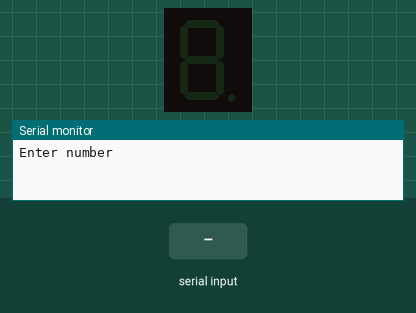
This sketch was run on a simulated Arduino Uno, built with avr-gcc and run on an emulated ATmega328P. On the bench: 1-digit seven-segment display, the last lines printed to the serial monitor. Wiring (inferred from the names in the program): 1-digit 7-segment display, segments lit when HIGH: segments pin 2, pin 3, pin 4, pin 5, pin 6, pin 7, pin 8, pin 9. Inputs (shaded band) come from the test bench. The segment pins are drawn as the display they are named for.

Above: at 1.2 s.
1.3 s: "90,45\n" received over Serial
At 3.7 s:
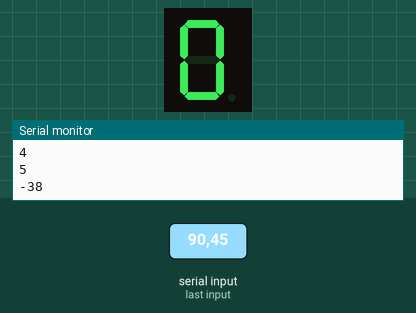
At 5.0 s:
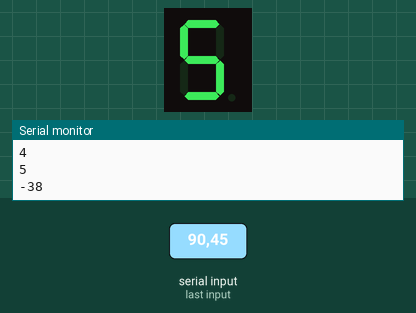
Timing chart, 0 to 6.5 s (numbered marks = the images above; inputs shaded):
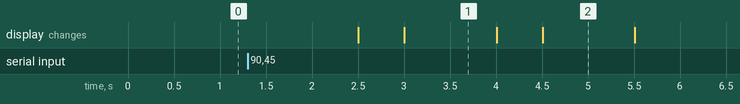

The sketch:

cascading_master.ino
```cpp
#define A  2
#define B  3
#define C  4
#define D  5
#define E  6
#define F  7
#define G  8
#define DP  9
#include <SoftwareSerial.h>
SoftwareSerial mySerial(11, 10); // RX, TX

void setup() {
  Serial.begin(9600);
  while (!Serial) { }
  Serial.println("Enter number");
  mySerial.begin(9600);
  pinMode(A, OUTPUT);
  pinMode(B, OUTPUT);
  pinMode(C, OUTPUT);
  pinMode(D, OUTPUT);
  pinMode(E, OUTPUT);
  pinMode(F, OUTPUT);
  pinMode(G, OUTPUT);
  pinMode(DP, OUTPUT);
}

void led_on(int number){
  if (number == 0){
    digitalWrite(A, HIGH);
    digitalWrite(B, HIGH);
    digitalWrite(C, HIGH);
    digitalWrite(D, HIGH);
    digitalWrite(E, HIGH);
    digitalWrite(F, HIGH);
    digitalWrite(G, LOW);
    digitalWrite(DP, LOW);
  }else if(number == 1){
    digitalWrite(A, LOW);
    digitalWrite(B, HIGH);
    digitalWrite(C, HIGH);
    digitalWrite(D, LOW);
    digitalWrite(E, LOW);
    digitalWrite(F, LOW);
    digitalWrite(G, LOW);
    digitalWrite(DP, LOW);
  }else if(number == 2){
    digitalWrite(A, HIGH);
    digitalWrite(B, HIGH);
    digitalWrite(C, LOW);
    digitalWrite(D, HIGH);
    digitalWrite(E, HIGH);
    digitalWrite(F, LOW);
    digitalWrite(G, HIGH);
    digitalWrite(DP, LOW);
  }else if(number == 3){
    digitalWrite(A, HIGH);
    digitalWrite(B, HIGH);
    digitalWrite(C, HIGH);
    digitalWrite(D, HIGH);
    digitalWrite(E, LOW);
    digitalWrite(F, LOW);
    digitalWrite(G, HIGH);
    digitalWrite(DP, LOW);
  }else if(number == 4){
    digitalWrite(A, LOW);
    digitalWrite(B, HIGH);
    digitalWrite(C, HIGH);
    digitalWrite(D, LOW);
    digitalWrite(E, LOW);
    digitalWrite(F, HIGH);
    digitalWrite(G, HIGH);
    digitalWrite(DP, LOW);
  }else if(number == 5){
    digitalWrite(A, HIGH);
    digitalWrite(B, LOW);
    digitalWrite(C, HIGH);
    digitalWrite(D, HIGH);
    digitalWrite(E, LOW);
    digitalWrite(F, HIGH);
    digitalWrite(G, HIGH);
    digitalWrite(DP, LOW);
  }else if(number == 6){
    digitalWrite(A, HIGH);
    digitalWrite(B, LOW);
    digitalWrite(C, HIGH);
    digitalWrite(D, HIGH);
    digitalWrite(E, HIGH);
    digitalWrite(F, HIGH);
    digitalWrite(G, HIGH);
    digitalWrite(DP, HIGH);
  }else if(number == 7){
    digitalWrite(A, HIGH);
    digitalWrite(B, HIGH);
    digitalWrite(C, HIGH);
    digitalWrite(D, LOW);
    digitalWrite(E, LOW);
    digitalWrite(F, LOW);
    digitalWrite(G, LOW);
    digitalWrite(DP, LOW);
  }else if(number == 8){
    digitalWrite(A, HIGH);
    digitalWrite(B, HIGH);
    digitalWrite(C, HIGH);
    digitalWrite(D, HIGH);
    digitalWrite(E, HIGH);
    digitalWrite(F, HIGH);
    digitalWrite(G, HIGH);
    digitalWrite(DP, LOW);
  }else if(number == 9){
    digitalWrite(A, HIGH);
    digitalWrite(B, HIGH);
    digitalWrite(C, HIGH);
    digitalWrite(D, HIGH);
    digitalWrite(E, LOW);
    digitalWrite(F, HIGH);
    digitalWrite(G, HIGH);
    digitalWrite(DP, HIGH);
  }
}

void led_off(){
  digitalWrite(A, LOW);
  digitalWrite(B, LOW);
  digitalWrite(C, LOW);
  digitalWrite(D, LOW);
  digitalWrite(E, LOW);
  digitalWrite(F, LOW);
  digitalWrite(G, LOW);
  digitalWrite(DP, LOW);
}

int k = 0;
void loop() {
  delay(100);
  k = Serial.available();
  if (k > 0){
    char *numbers = new char[k];
    for(int i = 0; i < k; i++){
      numbers[i] = Serial.read();
      delay(100);
    }
    for(int i = 0; i < k; i++){
      Serial.println(numbers[i] - '0');
    }
    if (k == 1){
      mySerial.write(numbers[0]);
      led_on(0);
    }
    else if (k == 2){
      mySerial.write(numbers[1]);
      led_on(numbers[0] - '0');
    }
    else{
      while(true){
        for(int i = 0; i <= k + 1; i++){
          if (i == 0){
            mySerial.write(numbers[i]);
            led_off();
          }
          else if(i == k){
            mySerial.write('-');
            led_on(numbers[i-1] - '0');
          }
          else if(i == k+1){
            mySerial.write('-');
            led_off();
          }
          else{
            mySerial.write(numbers[i]);
            led_on(numbers[i-1] - '0');
          }
          delay(500);
        }
      }
    }
  }
}
```

Measured:
- after the input at 1.3 s, the display: first changes after 1.2 s (image 1 shows a later state)
- what the display in image 1 shows lasts 1.0 s, from 3.0 s to 4.0 s
